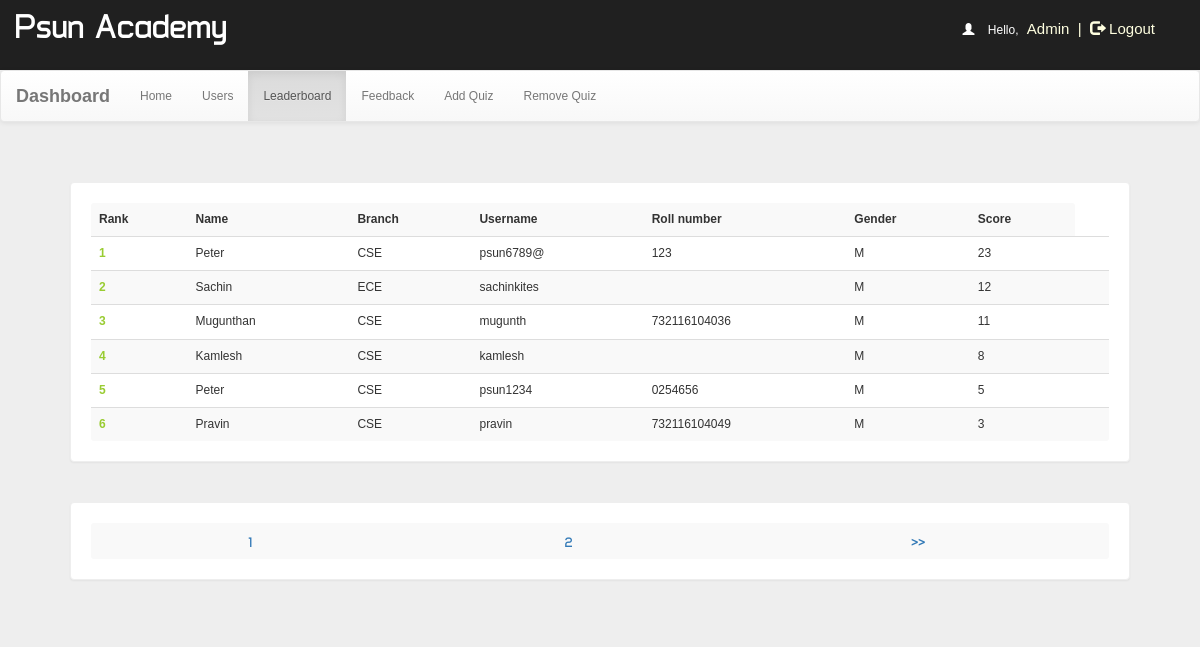
Page /dash.php?q=2 (signed in) on the committed database.
### tables this page shows
CREATE TABLE `rank` (
  `id` int(100) NOT NULL,
  `username` varchar(50) NOT NULL,
  `score` int(11) NOT NULL,
  `time` timestamp NOT NULL DEFAULT CURRENT_TIMESTAMP ON UPDATE CURRENT_TIMESTAMP
);

CREATE TABLE `user` (
  `id` int(100) NOT NULL,
  `name` varchar(50) NOT NULL,
  `rollno` varchar(20) NOT NULL,
  `branch` varchar(20) NOT NULL,
  `gender` varchar(5) NOT NULL,
  `username` varchar(50) NOT NULL,
  `phno` bigint(20) NOT NULL,
  `password` varchar(50) NOT NULL
);

### dash.php (the view, shortened to what this page needs)
<!DOCTYPE html PUBLIC "-//W3C//DTD XHTML 1.0 Transitional//EN" "http://www.w3.org/TR/xhtml1/DTD/xhtml1-transitional.dtd">
<html xmlns="http://www.w3.org/1999/xhtml">
<head>
<link  rel="stylesheet" href="css/bootstrap.min.css"/>
 <link  rel="stylesheet" href="css/bootstrap-theme.min.css"/>
 <link rel="stylesheet" href="css/main.css">
 <link  rel="stylesheet" href="css/font.css">
</head>
<body  style="background:#eee;">
<div class="header">
<div class="row">
<div class="col-lg-6">
<span class="logo">Psun Academy</span></div>
<?php
include_once 'dbConnection.php';
if (!(isset($_SESSION['username']))  || ($_SESSION['key']) != '54585c506829293a2d4c3b68543b316e2e7a2d277858545a36362e5f39') {
    session_destroy();
    header("location:index.php");
} else {
    $name     = $_SESSION['name'];
    $username = $_SESSION['username'];
    echo '<span class="pull-right top title1" ><span style="color:white"><span class="glyphicon glyphicon-user" aria-hidden="true"></span>&nbsp;&nbsp;&nbsp;&nbsp;Hello,</span> <span class="log log1" style="color:lightyellow">' . $name . '&nbsp;&nbsp;|&nbsp;&nbsp;<a href="logout.php?q=account.php" style="color:lightyellow"><span class="glyphicon glyphicon-log-out" aria-hidden="true"></span>&nbsp;Logout</button></a></span>';
}
?>
</div></div>
<nav class="navbar navbar-default title1">
  <div class="container-fluid">
    <div class="navbar-header">
      <a class="navbar-brand" href="dash.php?q=0"><b>Dashboard</b></a>
    </div>
    <div class="collapse navbar-collapse" id="bs-example-navbar-collapse-1">
      <ul class="nav navbar-nav">
        <li <?php
if (@$_GET['q'] == 0)
    echo 'class="active"';
?>><a href="dash.php?q=0">Home<span class="sr-only">(current)</span></a></li>
        <li <?php
if (@$_GET['q'] == 1)
    echo 'class="active"';
?>><a href="dash.php?q=1">Users</a></li>
    <li <?php
if (@$_GET['q'] == 2)
    echo 'class="active"';
?>><a href="dash.php?q=2">Leaderboard</a></li>
    <li <?php
if (@$_GET['q'] == 3)
    echo 'class="active"';
?>><a href="dash.php?q=3">Feedback</a></li>
        <li <?php
if (@$_GET['q'] == 4)
    echo 'class="active"';
?>><a href="dash.php?q=4">Add Quiz</a></li>
        <li <?php
if (@$_GET['q'] == 5)
    echo 'class="active"';
?>><a href="dash.php?q=5">Remove Quiz</a></li>
      </ul>
          </div>
  </div>
</nav>
<div class="container">
<div class="row">
<div class="col-md-12">
<?php
if (@$_GET['q'] == 2) {
    if(isset($_GET['show'])){
        $show = $_GET['show'];
        $showfrom = (($show-1)*10) + 1;
        $showtill = $showfrom + 9;
    }
    else{
        $show = 1;
        $showfrom = 1;
    }
    $q = mysqli_query($con, "SELECT * FROM rank") or die('Error223');
    echo '<div class="panel title">
<table class="table table-striped title1" >
<tr><td style="vertical-align:middle"><b>Rank</b></td><td style="vertical-align:middle"><b>Name</b></td><td style="vertical-align:middle"><b>Branch</b></td><td style="vertical-align:middle"><b>Username</b></td><td style="vertical-align:middle"><b>Roll number</b></td><td style="vertical-align:middle"><b>Gender</b></td><td style="vertical-align:middle"><b>Score</b></td></tr>';
    $c = $showfrom-1;
    $total = mysqli_num_rows($q);
    if($total >= $showfrom){
        $q = mysqli_query($con, "SELECT * FROM rank ORDER BY score DESC, time ASC LIMIT ".($showfrom-1).",10") or die('Error223');
        while ($row = mysqli_fetch_array($q)) {
            $e = $row['username'];
            $s = $row['score'];
            $q12 = mysqli_query($con, "SELECT * FROM user WHERE username='$e' ") or die('Error231');
            while ($row = mysqli_fetch_array($q12)) {
                $name     = $row['name'];
                $branch   = $row['branch'];
                $username = $row['username'];
                $rollno     = $row['rollno'];
                $gender   = $row['gender'];
            }
            $c++;
            echo '<tr><td style="color:#99cc32"><b>' . $c . '</b></td><td style="vertical-align:middle">' . $name . '</td><td style="vertical-align:middle">' . $branch . '</td><td style="vertical-align:middle">' . $username . '</td><td style="vertical-align:middle">' . $rollno . '</td><td style="vertical-align:middle">' . $gender . '</td><td style="vertical-align:middle">' . $s . '</td><td style="vertical-align:middle">';
        }
    }
    else{
    }
    echo '</table></div>';
    echo '<div class="panel title"><table class="table table-striped title1" ><tr>';
    $total = round($total/10) + 1;
    if(isset($_GET['show'])){
        $show = $_GET['show'];
    }
    else{
        $show = 1;
    }
    if($show == 1 && $total==1){
    }
    else if($show == 1 && $total!=1){
        $i = 1;
        while($i<=$total){
            echo '<td style="vertical-align:middle;text-align:center"><a style="font-size:14px;font-family:typo;font-weight:bold" href="dash.php?q=2&show='.$i.'">&nbsp;'.$i.'&nbsp;</a></td>';
            $i++;
        }
        echo '<td style="vertical-align:middle;text-align:center"><a style="font-size:14px;font-family:typo;font-weight:bold" href="dash.php?q=2&show='.($show+1).'">&nbsp;>>&nbsp;</a></td>';
    }
    echo '</tr></table></div>';
}
?>
</div>
</div></div>
</body>
</html>

### css/main.css (style rules this page uses)
body { overflow-x:hidden;width:100%;font: 12px "Century Gothic", "Times Roman", sans-serif;background:#eee;min-height:550px;background-attachment:fixed; }
.panel { border-color:#eee;margin:40px;padding:20px;font: 15px "Century Gothic", "Times Roman", sans-serif; }
.title { font-family:'typo'; }
.header { background:#202020;height:70px; }
.logo { font-family:'typo';font-size:35px;color:#ffffff;margin:15px; }
.title1 { font: 12px "Century Gothic", "Times Roman", sans-serif; }
.top { margin-top:20px; }
.log1 { font: 15px 'Ubuntu', sans-serif;color:#0000ff;margin-left:10px; }
.log { margin:10px;margin-right:60px;margin-left:5px;color:#ffffb3;text-decoration:none;font-size:20px;font-size:15px; }

### rows in the picture
rank: user.name "Peter", user.branch "CSE", user.username "psun6789@", user.rollno "123", user.gender "M", score "23"
rank: user.name "Sachin", user.branch "ECE", user.username "sachinkites", user.gender "M", score "12"
rank: user.name "Mugunthan", user.branch "CSE", user.username "mugunth", user.rollno "732116104036", user.gender "M", score "11"
rank: user.name "Kamlesh", user.branch "CSE", user.username "kamlesh", user.gender "M", score "8"
rank: user.name "Peter", user.branch "CSE", user.username "psun1234", user.rollno "0254656", user.gender "M", score "5"
rank: user.name "Pravin", user.branch "CSE", user.username "pravin", user.rollno "732116104049", user.gender "M", score "3"

### other values in the picture
$name "Admin"
